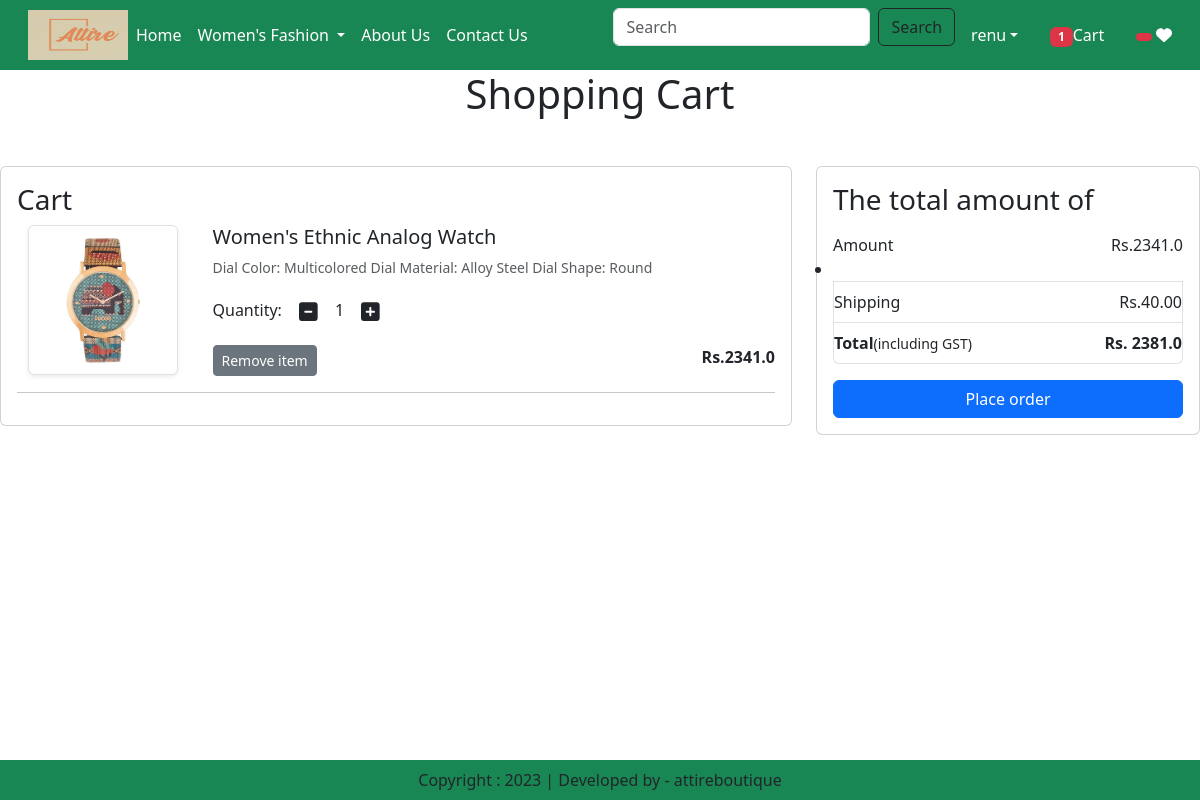
The app's page /cart/ (signed in) with its own data.
### app/models.py (models this page shows, shortened)
class Cart(models.Model):
    user = models.ForeignKey(User,on_delete=models.CASCADE)
    product = models.ForeignKey(Product,on_delete=models.CASCADE)
    quantity = models.PositiveIntegerField(default=1)

class Product(models.Model):
    title = models.CharField(max_length=100)
    selling_price = models.FloatField()
    discounted_price = models.FloatField()
    description = models.TextField()
    composition = models.TextField(default='')
    prodapp = models.TextField(default='')
    category = models.CharField(choices=CATEGORY_CHOICES, max_length=2)
    product_image = models.ImageField(upload_to='product')

### app/views.py (the view)
# urls.py: path('cart/', views.show_cart, name='showcart'),
@login_required
def show_cart(request):
    user = request.user
    cart = Cart.objects.filter(user=user)
    amount = 0
    for p in cart:
        value=p.quantity * p.product.discounted_price
        amount = amount + value
    totalamount = amount + 40
    totalitem = 0
    wishitem = 0
    if request.user.is_authenticated:
        totalitem = len(Cart.objects.filter(user=request.user))
        wishitem = len(Wishlist.objects.filter(user=request.user))
    return render(request, 'app/addtocart.html',locals())

### app/templates/app/addtocart.html (shortened to what this page needs)
{% extends 'app/base.html' %}
{% load static%}
{% block main-content %}
<div class="row">
    {% if cart %}
    <h1 class="text-center mb-5">Shopping Cart</h1>
    <div class="col sm-8">
        <div class="card">
            <div class="card-body">
                <h3>Cart</h3>
                {% for item in cart %}
                <div class="row">
                    <div class="col-sm-3 text-center align-self-center"><img src="{{item.product.product_image.url}}" alt="" srcset="" class="img-fluid
                    img-thumbnail shadow-sm" height="150" width="150">
                    </div>
                    <div class="col-sm-9">
                        <div>
                            <h5>{{item.product.title}}</h5>
                            <p class="mb-2 text-muted small">{{item.product.description}}</p>
                            <div class="my-3">
                                <label for="quantity">Quantity:</label>
                                <a class="minus-cart btn" pid={{item.product.id}}><i class="fas fa-minus-square fa-lg"></i></a>
                                    <span id="quantity">{{item.quantity}}</span>
                                <a class="plus-cart btn" pid={{item.product.id}}><i class="fas fa-plus-square fa-lg"></i></a>
                            </div>
                            <div class="d-flex justify-content-between">
                                <a href="#" class="remove-cart btn btn-sm btn-secondary mr-3" pid={{item.product.id}}>Remove item</a>
                                <p class="mb-0"><span><strong>Rs.{{item.product.discounted_price}}</strong></span></p>
                            </div>
                        </div>
                    </div>
                </div>
                <hr class="muted">
                {% endfor %}
            </div>
        </div>
    </div>
    <div class="col-sm-4">
        <div class="card">
            <div class="card-body">
                <h3>The total amount of</h3>
                <ul class="list-group">
                    <li class="list-group-item d-flex justify-content-between align-items-center border-0 px-0 pb-0">Amount<span id="amount">Rs.{{amount}}</span><li>
                    <li class="list-group-item d-flex justify-content-between align-items-center px-0">Shipping<span>Rs.40.00</span></li>
                    <li class="list-group-item d-flex justify-content-between align-items-center px-0 mb-3">
                        <div>
                            <strong>Total</strong><small>(including GST)</small>
                        </div>
                        <span id="totalamount"><strong >Rs. {{totalamount}}</strong></span>
                    </li>
                </ul>
                <div class="d-grid"><a href="{% url 'checkout' %}" class="btn btn-primary">Place order</a>
                </div>
            </div>
        </div>
    </div>
    {% else %}
    <h1 class="text-center mb-5"> Cart is empty</h1>
    {% endif %}
</div>
{% endblock main-content %}

### app/templates/app/base.html (shortened to what this page needs)
{% load static %}
<html lang="en">
    <head>
        <link href="https://cdn.jsdelivr.net/npm/bootstrap@5.3.1/dist/css/bootstrap.min.css" rel="stylesheet">
        <link rel="stylesheet" href="{% static 'app/css/owl.carousel.min.css' %}" />
        <link rel="stylesheet" href="{% static 'app/css/all.min.css' %}" />
        <link rel="stylesheet" href="{% static   'app/css/style.css' %}" />
    </head>
    <body>
        <nav class="navbar navbar-expand-lg navbar-dark bg-success">
            <div class="container-fluid">
              <img src="{% static "app/images/attire-logo.png"%}"  width="100" height="50"/>
              <div class="collapse navbar-collapse" id="navbarSupportedContent">
                <ul class="navbar-nav me-auto mb-2 mb-lg-0">
                  {% if request.user.is_authenticated %}
                  <li class="nav-item">
                    <a class="nav-link active" aria-current="page" href="/">Home</a>
                  </li>
                  <li class="nav-item dropdown">
                    <a class="nav-link dropdown-toggle text-white" href="#" role="button" data-bs-toggle="dropdown" aria-expanded="false">
                      Women's Fashion
                    </a>
                  </li>
                  <li class="nav-item">
                    <a class="nav-link text-white" href="{% url 'about' %}">About Us</a>
                  </li>
                  <li class="nav-item">
                    <a class="nav-link text-white" href="{% url 'contact' %}">Contact Us</a>
                  </li>
                </ul>
                <form class="d-flex" role="search" action="/search">
                  <input class="form-control me-2" type="search" placeholder="Search"  name="search" aria-label="Search">
                  <button class="btn btn-outline-dark" type="submit">Search</button>
                </form>
              </div>
               <ul class="navbar-nav me-auto mb-2 mb-lg-0">
              <li class="nav-item dropdown mx-2">
                <a class="nav-link dropdown-toggle text-white" href="#"
                id="profileDropdown" role="button" data-bs-toggle="dropdown"
                aria-expanded="false">{{request.user}}</a>
              </li>
              <li class="nav-item mx-2">
                <a href="{% url 'showcart' %}" class="nav-link text-white"><span class="badge bg-danger">{% if totalitem > 0 %} {{totalitem}} {% endif %}</span>Cart</a>
              </li>
              <li class="nav-item mx-2">
                <a href="{% url 'showwishlist' %}" class="nav-link text-white"><span class="badge bg-danger">{% if wishitem > 0 %} {{wishitem}} {% endif %} </span>
                <i class="fa fa-heart"></i></a>
              </li>
              {% endif %}
            </ul>
            </div>
          </nav>
          {% block main-content %}{% endblock main-content %}
          <footer class="container-fluid fixed-bottom bg-success text-center p-2 mt-5">
            Copyright : 2023 | Developed by - attireboutique
          </footer>
    </body>
    </html>

### records on screen
Cart: product.product_image (picture), product "Women's Ethnic Analog Watch", product.description "Dial Color: Multicolored Dial Material: Alloy Steel Dial Shape: Round", quantity "1", product.discounted_price "2341.0"

### other values on screen
{{ request.user }} "renu"
{{ totalitem }} "1"
{{ amount }} "2341.0"
{{ totalamount }} "2381.0"
